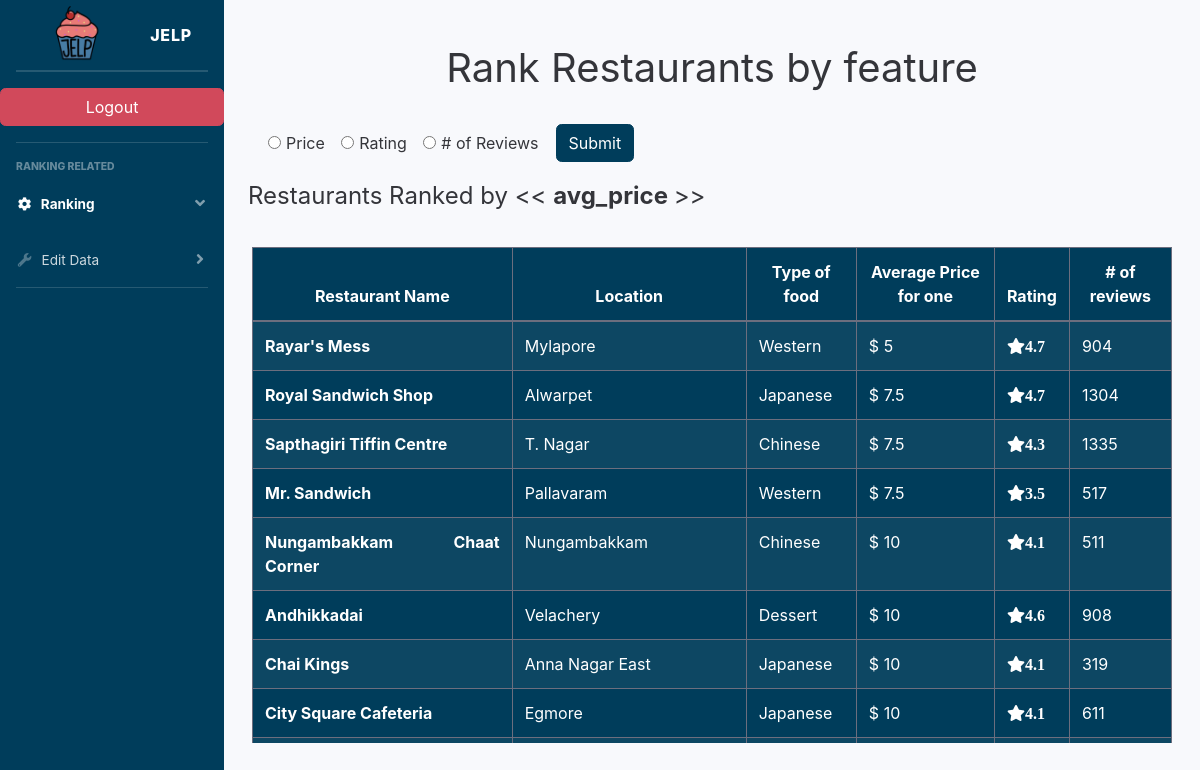
Page /jy_1_rank_topic.php on the committed database.
### tables this page shows
create table restaurant(
  rest_id int not null AUTO_INCREMENT,
  name varchar(100) UNIQUE,
  location varchar(100),
  country varchar(100),
  avg_price float,
  avg_rating float, 
  menu varchar(100) NOT NULL,
  review_count int(100),
  primary key(rest_id)
);

### jy_1_rank_topic.php (the view, shortened to what this page needs)
<?php include("sidebar.php") ?>
<body>
  <div class='container'>
    <div class='card-body'>
      <form action="<?php echo htmlspecialchars($_SERVER["PHP_SELF"]); ?>" method="GET">
        <br>
        <h1 class="text-center">Rank Restaurants by feature</h1><br>
        <div class="form-row align-items-center">
          <div class="col-auto my-1">
            <div class="form-check form-check-inline">
              <input class="form-check-input" type="radio" name="orderby" value="avg_price">
              <label class="form-check-label">Price</label>
            </div>
            <div class="form-check form-check-inline">
              <input class="form-check-input" type="radio" name="orderby" value="avg_rating">
              <label class="form-check-label">Rating</label>
            </div>
            <div class="form-check form-check-inline">
              <input class="form-check-input" type="radio" name="orderby" value="review_count">
              <label class="form-check-label"># of Reviews</label>
            </div>
          </div>
          <div class="pull-right">
            <button type="submit" class="btn btn-primary pull-right">Submit</button>
          </div>
        </div>
      </form>
    </div>
  </div>
</body>
<?php
require_once "login-config.php";
$orderby = $_GET['orderby'];
if (!$orderby) {
  $orderby = 'avg_price';
}
$sql = "
SELECT * FROM restaurant
ORDER BY " . $orderby;
if ($orderby == 'avg_price') {
  $sql = $sql . " ;";
} else {
  $sql = $sql . " DESC;";
}
$res = mysqli_query($link, $sql);
if ($res) {
  echo "<div class='container'>";
  echo "<h4>Restaurants Ranked by << <b>" . $orderby . " </b>>></h4><br>
  <div class='card-body scrolldiv scrollbar-morpheus-den'>
  <div class='table-responsive'>
  <table class='table table-bordered table-striped table-dark w-auto'>
   <thead>
      <tr>
        <th scope='col' class='text-center'>Restaurant Name</th>
        <th scope='col' class='text-center'>Location</th>
        <th scope='col' class='text-center'>Type of food</th>
        <th scope='col' class='text-center'>Average Price for one</th>
        <th scope='col' class='text-center'>Rating</th>
        <th scope='col' class='text-center'># of reviews</th>
      </tr>
    </thead>
  <tbody>";
  while ($row = mysqli_fetch_assoc($res)) {
    $name = $row['name'];
    $location = $row['location'];
    $country = $row['country'];
    $avg_price = $row['avg_price'];
    $avg_rating = $row['avg_rating'];
    $review_count = $row['review_count'];
    echo "<tr>";
    echo "<th scope='row'>" . $name . "</th>";
    echo "<td>" . $location . "</td>";
    echo "<td>" . $country . "</td>";
    echo "<td>$ " . $avg_price . "</td>";
    echo "<td><i class='fa fa-star'/>" . $avg_rating . "</td>";
    echo "<td>" . $review_count . "</td>";
    echo "</tr>";
  }
  echo "</tbody>";
  echo "</table>";
  echo "</div></div></div>";
} else {
  printf("Could not retrieve records. %s\n");
}
?>
</html>

### sidebar.php (style rules this page uses)
div.scrolldiv { margin: 4px, 4px; padding: 4px; width: 100%; height: 500px; overflow-x: hidden; overflow-y: auto; text-align: justify; }

### rows in the picture
restaurant: name "Rayar's Mess", location "Mylapore", country "Western", avg_price "5", avg_rating "4.7", review_count "904"
restaurant: name "Royal Sandwich Shop", location "Alwarpet", country "Japanese", avg_price "7.5", avg_rating "4.7", review_count "1304"
restaurant: name "Sapthagiri Tiffin Centre", location "T. Nagar", country "Chinese", avg_price "7.5", avg_rating "4.3", review_count "1335"
restaurant: name "Mr. Sandwich", location "Pallavaram", country "Western", avg_price "7.5", avg_rating "3.5", review_count "517"
restaurant: name "Nungambakkam Chaat Corner", location "Nungambakkam", country "Chinese", avg_price "10", avg_rating "4.1", review_count "511"
restaurant: name "Andhikkadai", location "Velachery", country "Dessert", avg_price "10", avg_rating "4.6", review_count "908"
restaurant: name "Chai Kings", location "Anna Nagar East", country "Japanese", avg_price "10", avg_rating "4.1", review_count "319"
restaurant: name "City Square Cafeteria", location "Egmore", country "Japanese", avg_price "10", avg_rating "4.1", review_count "611"

### other values in the picture
$orderby "avg_price"
